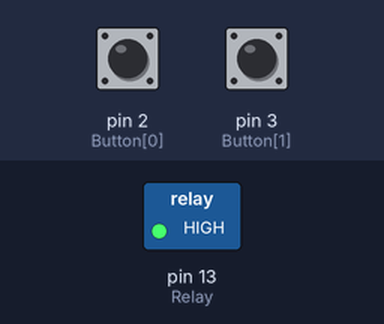
A sketch run on a simulated Arduino Uno, built with avr-gcc and run on an emulated ATmega328P. Parts: switched loads named in the sketch (green lamp = pin HIGH). The inputs (shaded band) are chosen by the test bench; at power-on: pin 2 (Button[0]) LOW, pin 3 (Button[1]) LOW.

Above: at 1.2 s.
1.3 s: pin 2 (Button[0]) pulled HIGH for 0.15 s
At 1.8 s:
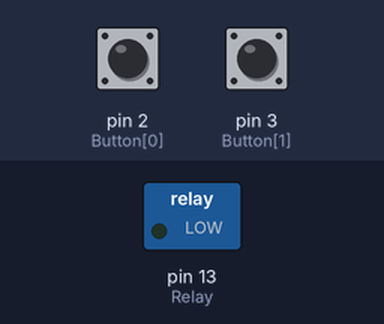
2.9 s: pin 2 (Button[0]) pulled HIGH for 1 s
At 4.2 s:
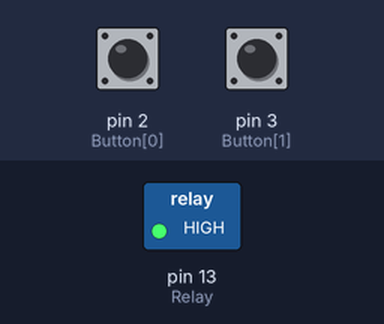
5.4 s: pin 2 (Button[0]) pulled HIGH for 3.2 s
At 9.0 s:
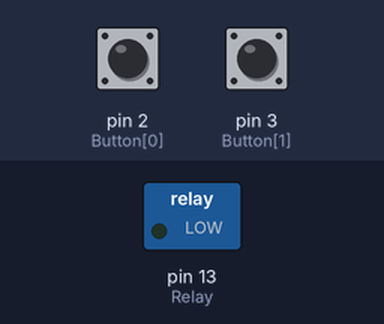
Timing chart, 0 to 10.5 s (numbered marks = the images above; inputs shaded):
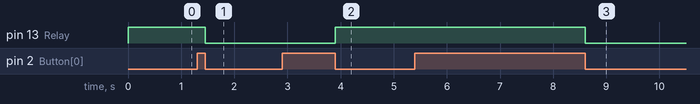

The sketch:

stairs.ino
```cpp
const byte Button[] = {2, 3};
const byte Relay = 13;

byte c;
bool state[2][2];
bool out[2];

void setup()
{
    for (c = 0; c < sizeof(Button) / sizeof(byte); c++)
        pinMode(Button[c], INPUT);
    pinMode(Relay, OUTPUT);
    c = 0;
}

void loop()
{
    state[1][c] = state[0][c];
    state[0][c] = digitalRead(Button[c]);
    if (!state[0][c] && state[1][c])
        out[c] = !out[c];
    c++;
    if (c > 1)
        c = 0;
    if (out[0] == out[1])
        digitalWrite(Relay, HIGH);
    else
        digitalWrite(Relay, LOW);
}
```

Measured:
- after the input at 1.3 s, pin 13 (Relay): HIGH → LOW after 0.15 s
- after the input at 2.9 s, pin 13 (Relay): LOW → HIGH after 1.0 s
- after the input at 5.4 s, pin 13 (Relay): HIGH → LOW after 3.2 s
